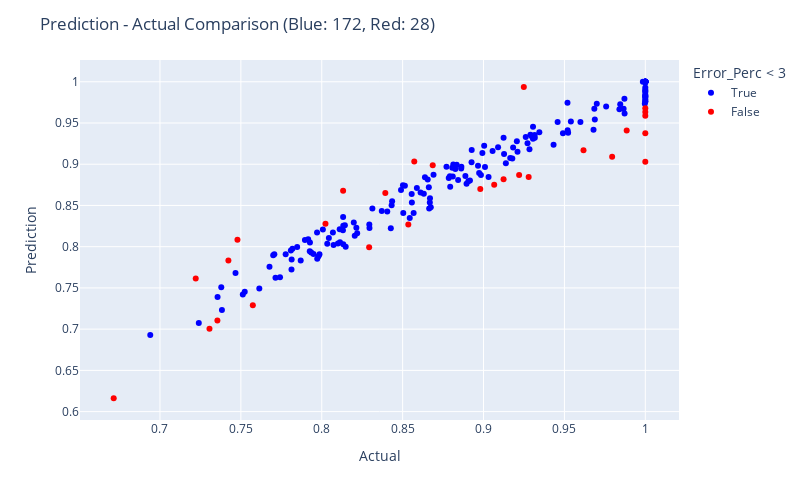

Notebook source saved alongside this figure:
### Code cell
fig = px.scatter(res, x="Actual", y="Prediction", color = "Error_Perc < 3", color_discrete_map= {True:"blue", False: "red"},
                 hover_data=["Actual", "Prediction", "Error_Perc"])

fig.update_layout(
    autosize=False,
    width=800,
    height=500,
    title_text=f"Prediction - Actual Comparison (Blue: {blue}, Red: {red})",
)

fig.show()

### Figure 1 — Plotly figure (JSON) as saved in the notebook; plotly's stock layout.template omitted (floating-point values rounded to 4 significant figures; data arrays with more than 128 entries replaced by an {"elided": "..."} marker saying what was removed)
{"data": [{"customdata": {"elided": "172x1 float values"}, "hovertemplate": "Error_Perc < 3=True<br>Actual=%{x}<br>Prediction=%{y}<br>Error_Perc=%{customdata[0]}<extra></extra>", "legendgroup": "True", "marker": {"color": "blue", "symbol": "circle"}, "mode": "markers", "name": "True", "orientation": "v", "showlegend": true, "type": "scatter", "x": {"elided": "172 float values"}, "xaxis": "x", "y": {"elided": "172 float values"}, "yaxis": "y"}, {"customdata": [[-7.197], [3.062], [3.454], [-3.343], [-6.25], [-4.679], [-3.66], [5.523], [-3.413], [-3.463], [-9.7], [-8.222], [-4.12], [-3.105], [-4.667], [8.076], [-3.736], [-3.21], [-3.618], [-3.818], [3.166], [5.429], [7.428], [-4.815], [-4.12], [-3.14], [5.378], [6.702]], "hovertemplate": "Error_Perc < 3=False<br>Actual=%{x}<br>Prediction=%{y}<br>Error_Perc=%{customdata[0]}<extra></extra>", "legendgroup": "False", "marker": {"color": "red", "symbol": "circle"}, "mode": "markers", "name": "False", "orientation": "v", "showlegend": true, "type": "scatter", "x": [0.9795, 0.8393, 0.8686, 0.9124, 1, 0.9618, 1, 0.7423, 0.7355, 0.9066, 1, 0.6714, 1, 0.8535, 0.9279, 0.7479, 0.7574, 1, 0.8293, 0.922, 0.8023, 0.7221, 0.9249, 0.9885, 0.7306, 0.898, 0.8572, 0.8132], "xaxis": "x", "y": [0.909, 0.865, 0.8986, 0.8819, 0.9375, 0.9168, 0.9634, 0.7833, 0.7104, 0.8752, 0.903, 0.6162, 0.9588, 0.827, 0.8846, 0.8083, 0.7291, 0.9679, 0.7993, 0.8868, 0.8277, 0.7613, 0.9936, 0.9409, 0.7005, 0.8698, 0.9033, 0.8677], "yaxis": "y"}], "layout": {"autosize": false, "height": 500, "legend": {"title": {"text": "Error_Perc < 3"}, "tracegroupgap": 0}, "margin": {"t": 60}, "title": {"text": "Prediction - Actual Comparison (Blue: 172, Red: 28)"}, "width": 800, "xaxis": {"anchor": "y", "autorange": true, "domain": [0, 1], "range": [0.6505, 1.021], "title": {"text": "Actual"}, "type": "linear"}, "yaxis": {"anchor": "x", "autorange": true, "domain": [0, 1], "range": [0.5898, 1.026], "title": {"text": "Prediction"}, "type": "linear"}}}
